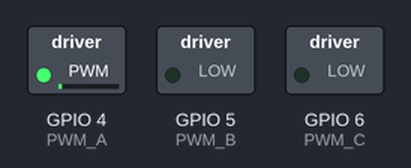
Bench run of a sketch on a simulated ESP32-S3. On the bench: switched loads named in the sketch (green lamp = pin HIGH). What the sketch prints to the serial monitor is not drawn.

Above: at 2.05 s.
At 2.95 s:
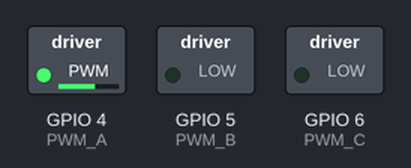
At 4.35 s:
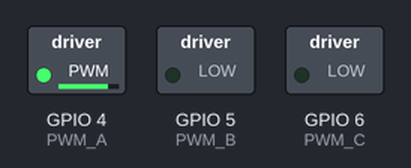
At 6.75 s:
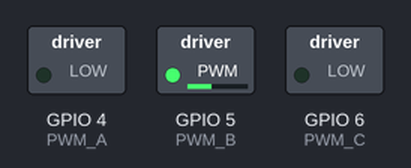
At 10.65 s:
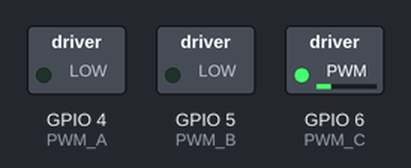
At 19.35 s:
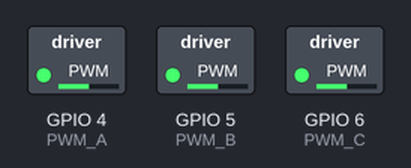
Timing chart, 0 to 28.5 s (numbered marks = the images above):
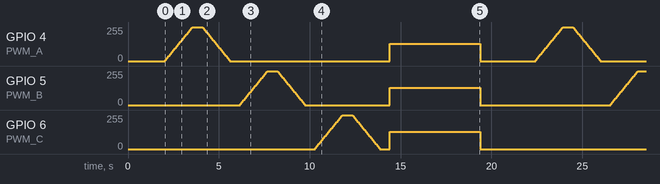

The sketch:

phase3_pwm_signal_test.ino
```cpp
/*
 * Phase 3 — Step 1: PWM Signal Test (NO MOTOR SPIN)
 *
 * Outputs PWM on the 3 motor pins one at a time.
 * Use a multimeter to verify signals reach the DR10058 driver.
 *
 * DO NOT connect 12V yet for this test.
 * We're just checking that PWM signals get from ESP32 to the driver.
 *
 * What to measure with multimeter (DC voltage mode):
 *   - At 50% duty: ~1.65V average on the ESP32 GPIO pin
 *   - Same voltage should appear at the DR10058 input pin
 *   - Each phase ramps 0% → 100% → 0% one at a time
 *
 * Wiring:
 *   GPIO 4 → DR10058 PWM_A (Phase A)
 *   GPIO 5 → DR10058 PWM_B (Phase B)
 *   GPIO 6 → DR10058 PWM_C (Phase C)
 *
 * Author: Yogeshwaran
 */

#define PWM_A  4
#define PWM_B  5
#define PWM_C  6

// PWM config
#define PWM_FREQ   20000  // 20kHz — above audible range
#define PWM_RES    8      // 8-bit: 0-255

void setup() {
  Serial.begin(115200);
  delay(2000);

  Serial.println("=== Phase 3 Step 1: PWM Signal Test ===");
  Serial.println("DO NOT connect 12V yet!");
  Serial.println("Use multimeter on each GPIO pin.\n");

  // Setup PWM channels
  ledcAttach(PWM_A, PWM_FREQ, PWM_RES);
  ledcAttach(PWM_B, PWM_FREQ, PWM_RES);
  ledcAttach(PWM_C, PWM_FREQ, PWM_RES);

  // Start all at 0
  ledcWrite(PWM_A, 0);
  ledcWrite(PWM_B, 0);
  ledcWrite(PWM_C, 0);

  Serial.println("PWM channels ready on GPIO 4, 5, 6\n");
}

void testPhase(const char* name, uint8_t pin) {
  Serial.printf("── Testing %s (GPIO %d) ──\n", name, pin);

  // Ramp up
  Serial.println("  Ramping UP: 0%% → 100%%");
  for (int duty = 0; duty <= 255; duty += 5) {
    ledcWrite(pin, duty);
    float voltage = (duty / 255.0) * 3.3;
    if (duty % 50 == 0) {
      Serial.printf("  Duty: %3d/255 (%3d%%)  Expected: %.2fV\n",
        duty, (duty * 100) / 255, voltage);
    }
    delay(30);
  }

  delay(500);

  // Ramp down
  Serial.println("  Ramping DOWN: 100%% → 0%%");
  for (int duty = 255; duty >= 0; duty -= 5) {
    ledcWrite(pin, duty);
    delay(30);
  }

  ledcWrite(pin, 0);
  Serial.printf("  %s done.\n\n", name);
  delay(500);
}

void loop() {
  // Test each phase one at a time
  testPhase("Phase A", PWM_A);
  testPhase("Phase B", PWM_B);
  testPhase("Phase C", PWM_C);

  // Hold at 50% on all three for multimeter measurement
  Serial.println("── All phases at 50%% (hold for measurement) ──");
  Serial.println("  Expected: ~1.65V on each GPIO pin");
  Serial.println("  Measure at DR10058 input pins too.\n");
  ledcWrite(PWM_A, 128);
  ledcWrite(PWM_B, 128);
  ledcWrite(PWM_C, 128);

  delay(5000);

  // All off
  ledcWrite(PWM_A, 0);
  ledcWrite(PWM_B, 0);
  ledcWrite(PWM_C, 0);
  Serial.println("── All off. Restarting in 3 seconds... ──\n");
  delay(3000);
}
```
